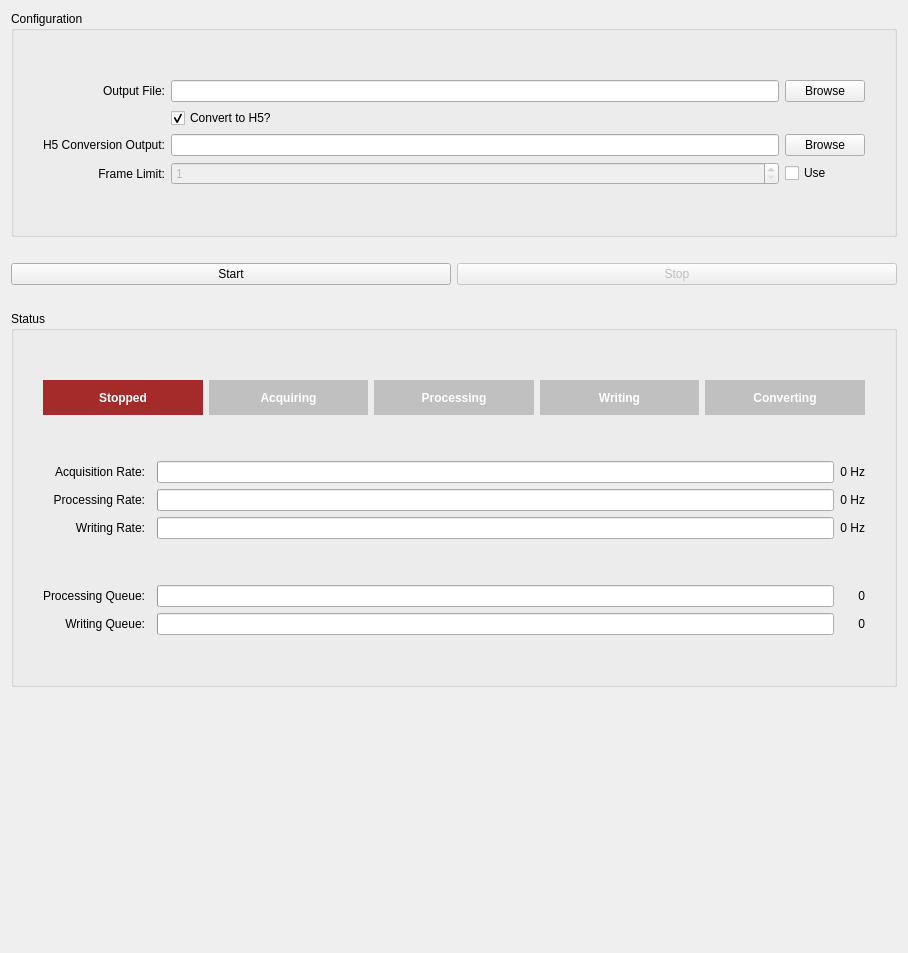
<?xml version="1.0" encoding="UTF-8"?>
<ui version="4.0">
 <class>Form</class>
 <widget class="QWidget" name="Form">
  <property name="geometry">
   <rect>
    <x>0</x>
    <y>0</y>
    <width>908</width>
    <height>953</height>
   </rect>
  </property>
  <property name="windowTitle">
   <string>Andor Zyla Data Streaming Utility</string>
  </property>
  <property name="layoutDirection">
   <enum>Qt::LeftToRight</enum>
  </property>
  <layout class="QGridLayout" name="gridLayout_4">
   <item row="10" column="0">
    <layout class="QHBoxLayout" name="horizontalLayout">
     <item>
      <widget class="QPushButton" name="startButton">
       <property name="font">
        <font>
         <weight>50</weight>
         <bold>false</bold>
        </font>
       </property>
       <property name="text">
        <string>Start</string>
       </property>
      </widget>
     </item>
     <item>
      <widget class="QPushButton" name="stopButton">
       <property name="enabled">
        <bool>false</bool>
       </property>
       <property name="text">
        <string>Stop</string>
       </property>
      </widget>
     </item>
    </layout>
   </item>
   <item row="9" column="0">
    <spacer name="verticalSpacer_2">
     <property name="orientation">
      <enum>Qt::Vertical</enum>
     </property>
     <property name="sizeType">
      <enum>QSizePolicy::Fixed</enum>
     </property>
     <property name="sizeHint" stdset="0">
      <size>
       <width>20</width>
       <height>20</height>
      </size>
     </property>
    </spacer>
   </item>
   <item row="6" column="0" rowspan="3">
    <widget class="QGroupBox" name="groupBox">
     <property name="sizePolicy">
      <sizepolicy hsizetype="Expanding" vsizetype="Minimum">
       <horstretch>0</horstretch>
       <verstretch>0</verstretch>
      </sizepolicy>
     </property>
     <property name="title">
      <string>Configuration</string>
     </property>
     <layout class="QGridLayout" name="gridLayout_5">
      <item row="4" column="1">
       <widget class="QLabel" name="label_3">
        <property name="sizePolicy">
         <sizepolicy hsizetype="Preferred" vsizetype="Minimum">
          <horstretch>0</horstretch>
          <verstretch>0</verstretch>
         </sizepolicy>
        </property>
        <property name="text">
         <string>Frame Limit:</string>
        </property>
        <property name="alignment">
         <set>Qt::AlignRight|Qt::AlignTrailing|Qt::AlignVCenter</set>
        </property>
       </widget>
      </item>
      <item row="0" column="0">
       <spacer name="horizontalSpacer_2">
        <property name="orientation">
         <enum>Qt::Horizontal</enum>
        </property>
        <property name="sizeType">
         <enum>QSizePolicy::Fixed</enum>
        </property>
        <property name="sizeHint" stdset="0">
         <size>
          <width>20</width>
          <height>20</height>
         </size>
        </property>
       </spacer>
      </item>
      <item row="4" column="2">
       <widget class="QSpinBox" name="frameLimit">
        <property name="enabled">
         <bool>false</bool>
        </property>
        <property name="minimum">
         <number>1</number>
        </property>
        <property name="maximum">
         <number>999999999</number>
        </property>
       </widget>
      </item>
      <item row="1" column="4">
       <widget class="QPushButton" name="outputFileBrowse">
        <property name="sizePolicy">
         <sizepolicy hsizetype="Minimum" vsizetype="Minimum">
          <horstretch>0</horstretch>
          <verstretch>0</verstretch>
         </sizepolicy>
        </property>
        <property name="text">
         <string>Browse</string>
        </property>
       </widget>
      </item>
      <item row="0" column="1">
       <spacer name="verticalSpacer_10">
        <property name="orientation">
         <enum>Qt::Vertical</enum>
        </property>
        <property name="sizeType">
         <enum>QSizePolicy::Fixed</enum>
        </property>
        <property name="sizeHint" stdset="0">
         <size>
          <width>20</width>
          <height>40</height>
         </size>
        </property>
       </spacer>
      </item>
      <item row="1" column="2">
       <widget class="QLineEdit" name="outputFile">
        <property name="sizePolicy">
         <sizepolicy hsizetype="Expanding" vsizetype="Minimum">
          <horstretch>0</horstretch>
          <verstretch>0</verstretch>
         </sizepolicy>
        </property>
       </widget>
      </item>
      <item row="3" column="4">
       <widget class="QPushButton" name="h5ConversionOutputBrowse">
        <property name="sizePolicy">
         <sizepolicy hsizetype="Minimum" vsizetype="Minimum">
          <horstretch>0</horstretch>
          <verstretch>0</verstretch>
         </sizepolicy>
        </property>
        <property name="text">
         <string>Browse</string>
        </property>
       </widget>
      </item>
      <item row="4" column="4">
       <widget class="QCheckBox" name="useFrameLimit">
        <property name="enabled">
         <bool>true</bool>
        </property>
        <property name="text">
         <string>Use</string>
        </property>
       </widget>
      </item>
      <item row="3" column="2">
       <widget class="QLineEdit" name="h5ConversionOutput">
        <property name="sizePolicy">
         <sizepolicy hsizetype="Expanding" vsizetype="Minimum">
          <horstretch>0</horstretch>
          <verstretch>0</verstretch>
         </sizepolicy>
        </property>
       </widget>
      </item>
      <item row="1" column="1">
       <widget class="QLabel" name="label">
        <property name="sizePolicy">
         <sizepolicy hsizetype="Preferred" vsizetype="Minimum">
          <horstretch>0</horstretch>
          <verstretch>0</verstretch>
         </sizepolicy>
        </property>
        <property name="text">
         <string>Output File:</string>
        </property>
        <property name="alignment">
         <set>Qt::AlignRight|Qt::AlignTrailing|Qt::AlignVCenter</set>
        </property>
       </widget>
      </item>
      <item row="3" column="1">
       <widget class="QLabel" name="label_2">
        <property name="sizePolicy">
         <sizepolicy hsizetype="Preferred" vsizetype="Minimum">
          <horstretch>0</horstretch>
          <verstretch>0</verstretch>
         </sizepolicy>
        </property>
        <property name="text">
         <string>H5 Conversion Output:</string>
        </property>
        <property name="alignment">
         <set>Qt::AlignRight|Qt::AlignTrailing|Qt::AlignVCenter</set>
        </property>
       </widget>
      </item>
      <item row="2" column="2">
       <widget class="QCheckBox" name="useH5Conversion">
        <property name="text">
         <string>Convert to H5?</string>
        </property>
        <property name="checked">
         <bool>true</bool>
        </property>
       </widget>
      </item>
      <item row="5" column="1">
       <spacer name="verticalSpacer_11">
        <property name="orientation">
         <enum>Qt::Vertical</enum>
        </property>
        <property name="sizeType">
         <enum>QSizePolicy::Fixed</enum>
        </property>
        <property name="sizeHint" stdset="0">
         <size>
          <width>20</width>
          <height>40</height>
         </size>
        </property>
       </spacer>
      </item>
      <item row="0" column="5">
       <spacer name="horizontalSpacer_3">
        <property name="orientation">
         <enum>Qt::Horizontal</enum>
        </property>
        <property name="sizeType">
         <enum>QSizePolicy::Fixed</enum>
        </property>
        <property name="sizeHint" stdset="0">
         <size>
          <width>20</width>
          <height>20</height>
         </size>
        </property>
       </spacer>
      </item>
     </layout>
    </widget>
   </item>
   <item row="27" column="0">
    <spacer name="verticalSpacer_7">
     <property name="orientation">
      <enum>Qt::Vertical</enum>
     </property>
     <property name="sizeType">
      <enum>QSizePolicy::Fixed</enum>
     </property>
     <property name="sizeHint" stdset="0">
      <size>
       <width>20</width>
       <height>20</height>
      </size>
     </property>
    </spacer>
   </item>
   <item row="26" column="0">
    <spacer name="verticalSpacer">
     <property name="orientation">
      <enum>Qt::Vertical</enum>
     </property>
     <property name="sizeHint" stdset="0">
      <size>
       <width>20</width>
       <height>40</height>
      </size>
     </property>
    </spacer>
   </item>
   <item row="11" column="0">
    <spacer name="verticalSpacer_5">
     <property name="orientation">
      <enum>Qt::Vertical</enum>
     </property>
     <property name="sizeType">
      <enum>QSizePolicy::Fixed</enum>
     </property>
     <property name="sizeHint" stdset="0">
      <size>
       <width>20</width>
       <height>20</height>
      </size>
     </property>
    </spacer>
   </item>
   <item row="17" column="0">
    <widget class="QGroupBox" name="groupBox_2">
     <property name="sizePolicy">
      <sizepolicy hsizetype="Expanding" vsizetype="Minimum">
       <horstretch>0</horstretch>
       <verstretch>0</verstretch>
      </sizepolicy>
     </property>
     <property name="title">
      <string>Status</string>
     </property>
     <layout class="QGridLayout" name="gridLayout_6">
      <item row="2" column="5">
       <spacer name="horizontalSpacer_4">
        <property name="orientation">
         <enum>Qt::Horizontal</enum>
        </property>
        <property name="sizeType">
         <enum>QSizePolicy::Fixed</enum>
        </property>
        <property name="sizeHint" stdset="0">
         <size>
          <width>20</width>
          <height>20</height>
         </size>
        </property>
       </spacer>
      </item>
      <item row="2" column="0">
       <spacer name="horizontalSpacer_5">
        <property name="orientation">
         <enum>Qt::Horizontal</enum>
        </property>
        <property name="sizeType">
         <enum>QSizePolicy::Fixed</enum>
        </property>
        <property name="sizeHint" stdset="0">
         <size>
          <width>20</width>
          <height>20</height>
         </size>
        </property>
       </spacer>
      </item>
      <item row="14" column="1">
       <widget class="QLabel" name="label_13">
        <property name="sizePolicy">
         <sizepolicy hsizetype="Preferred" vsizetype="Minimum">
          <horstretch>0</horstretch>
          <verstretch>0</verstretch>
         </sizepolicy>
        </property>
        <property name="text">
         <string>Writing Queue:</string>
        </property>
        <property name="alignment">
         <set>Qt::AlignRight|Qt::AlignTrailing|Qt::AlignVCenter</set>
        </property>
       </widget>
      </item>
      <item row="5" column="4">
       <widget class="QLabel" name="acquisitionRateLabel">
        <property name="text">
         <string>0 Hz</string>
        </property>
        <property name="alignment">
         <set>Qt::AlignRight|Qt::AlignTrailing|Qt::AlignVCenter</set>
        </property>
       </widget>
      </item>
      <item row="7" column="4">
       <widget class="QLabel" name="processingRateLabel">
        <property name="text">
         <string>0 Hz</string>
        </property>
        <property name="alignment">
         <set>Qt::AlignRight|Qt::AlignTrailing|Qt::AlignVCenter</set>
        </property>
       </widget>
      </item>
      <item row="7" column="3">
       <widget class="QProgressBar" name="processingRate">
        <property name="value">
         <number>0</number>
        </property>
        <property name="textVisible">
         <bool>false</bool>
        </property>
       </widget>
      </item>
      <item row="5" column="1">
       <widget class="QLabel" name="label_9">
        <property name="sizePolicy">
         <sizepolicy hsizetype="Preferred" vsizetype="Minimum">
          <horstretch>0</horstretch>
          <verstretch>0</verstretch>
         </sizepolicy>
        </property>
        <property name="text">
         <string>Acquisition Rate:</string>
        </property>
        <property name="alignment">
         <set>Qt::AlignRight|Qt::AlignTrailing|Qt::AlignVCenter</set>
        </property>
       </widget>
      </item>
      <item row="7" column="1">
       <widget class="QLabel" name="label_10">
        <property name="sizePolicy">
         <sizepolicy hsizetype="Preferred" vsizetype="Minimum">
          <horstretch>0</horstretch>
          <verstretch>0</verstretch>
         </sizepolicy>
        </property>
        <property name="text">
         <string>Processing Rate:</string>
        </property>
        <property name="alignment">
         <set>Qt::AlignRight|Qt::AlignTrailing|Qt::AlignVCenter</set>
        </property>
       </widget>
      </item>
      <item row="13" column="4">
       <widget class="QLabel" name="processingQueueLabel">
        <property name="text">
         <string>0</string>
        </property>
        <property name="alignment">
         <set>Qt::AlignRight|Qt::AlignTrailing|Qt::AlignVCenter</set>
        </property>
       </widget>
      </item>
      <item row="3" column="1" colspan="4">
       <layout class="QHBoxLayout" name="horizontalLayout_2">
        <item>
         <widget class="QLabel" name="stoppedLabel">
          <property name="sizePolicy">
           <sizepolicy hsizetype="Expanding" vsizetype="Preferred">
            <horstretch>0</horstretch>
            <verstretch>0</verstretch>
           </sizepolicy>
          </property>
          <property name="minimumSize">
           <size>
            <width>0</width>
            <height>35</height>
           </size>
          </property>
          <property name="font">
           <font>
            <weight>75</weight>
            <italic>false</italic>
            <bold>true</bold>
            <kerning>true</kerning>
           </font>
          </property>
          <property name="autoFillBackground">
           <bool>false</bool>
          </property>
          <property name="styleSheet">
           <string notr="true">background: brown; color: white;</string>
          </property>
          <property name="frameShadow">
           <enum>QFrame::Raised</enum>
          </property>
          <property name="text">
           <string>Stopped</string>
          </property>
          <property name="alignment">
           <set>Qt::AlignCenter</set>
          </property>
         </widget>
        </item>
        <item>
         <widget class="QLabel" name="acquiringLabel">
          <property name="sizePolicy">
           <sizepolicy hsizetype="Expanding" vsizetype="Preferred">
            <horstretch>0</horstretch>
            <verstretch>0</verstretch>
           </sizepolicy>
          </property>
          <property name="minimumSize">
           <size>
            <width>0</width>
            <height>35</height>
           </size>
          </property>
          <property name="font">
           <font>
            <weight>75</weight>
            <italic>false</italic>
            <bold>true</bold>
            <kerning>true</kerning>
           </font>
          </property>
          <property name="autoFillBackground">
           <bool>false</bool>
          </property>
          <property name="styleSheet">
           <string notr="true">background: silver; color: white;</string>
          </property>
          <property name="frameShadow">
           <enum>QFrame::Raised</enum>
          </property>
          <property name="text">
           <string>Acquiring</string>
          </property>
          <property name="alignment">
           <set>Qt::AlignCenter</set>
          </property>
         </widget>
        </item>
        <item>
         <widget class="QLabel" name="processingLabel">
          <property name="sizePolicy">
           <sizepolicy hsizetype="Expanding" vsizetype="Preferred">
            <horstretch>0</horstretch>
            <verstretch>0</verstretch>
           </sizepolicy>
          </property>
          <property name="minimumSize">
           <size>
            <width>0</width>
            <height>35</height>
           </size>
          </property>
          <property name="font">
           <font>
            <weight>75</weight>
            <italic>false</italic>
            <bold>true</bold>
            <kerning>true</kerning>
           </font>
          </property>
          <property name="autoFillBackground">
           <bool>false</bool>
          </property>
          <property name="styleSheet">
           <string notr="true">background: silver; color: white;</string>
          </property>
          <property name="frameShadow">
           <enum>QFrame::Raised</enum>
          </property>
          <property name="text">
           <string>Processing</string>
          </property>
          <property name="alignment">
           <set>Qt::AlignCenter</set>
          </property>
         </widget>
        </item>
        <item>
         <widget class="QLabel" name="writingLabel">
          <property name="sizePolicy">
           <sizepolicy hsizetype="Expanding" vsizetype="Preferred">
            <horstretch>0</horstretch>
            <verstretch>0</verstretch>
           </sizepolicy>
          </property>
          <property name="minimumSize">
           <size>
            <width>0</width>
            <height>35</height>
           </size>
          </property>
          <property name="font">
           <font>
            <weight>75</weight>
            <italic>false</italic>
            <bold>true</bold>
            <kerning>true</kerning>
           </font>
          </property>
          <property name="autoFillBackground">
           <bool>false</bool>
          </property>
          <property name="styleSheet">
           <string notr="true">background: silver; color: white;</string>
          </property>
          <property name="frameShadow">
           <enum>QFrame::Raised</enum>
          </property>
          <property name="text">
           <string>Writing</string>
          </property>
          <property name="alignment">
           <set>Qt::AlignCenter</set>
          </property>
         </widget>
        </item>
        <item>
         <widget class="QLabel" name="convertingLabel">
          <property name="sizePolicy">
           <sizepolicy hsizetype="Expanding" vsizetype="Preferred">
            <horstretch>0</horstretch>
            <verstretch>0</verstretch>
           </sizepolicy>
          </property>
          <property name="minimumSize">
           <size>
            <width>0</width>
            <height>35</height>
           </size>
          </property>
          <property name="font">
           <font>
            <weight>75</weight>
            <italic>false</italic>
            <bold>true</bold>
            <kerning>true</kerning>
           </font>
          </property>
          <property name="autoFillBackground">
           <bool>false</bool>
          </property>
          <property name="styleSheet">
           <string notr="true">background: silver; color: white;</string>
          </property>
          <property name="frameShadow">
           <enum>QFrame::Raised</enum>
          </property>
          <property name="text">
           <string>Converting</string>
          </property>
          <property name="alignment">
           <set>Qt::AlignCenter</set>
          </property>
         </widget>
        </item>
       </layout>
      </item>
      <item row="11" column="4">
       <widget class="QLabel" name="writingRateLabel">
        <property name="text">
         <string>0 Hz</string>
        </property>
        <property name="alignment">
         <set>Qt::AlignRight|Qt::AlignTrailing|Qt::AlignVCenter</set>
        </property>
       </widget>
      </item>
      <item row="4" column="1">
       <spacer name="verticalSpacer_4">
        <property name="orientation">
         <enum>Qt::Vertical</enum>
        </property>
        <property name="sizeType">
         <enum>QSizePolicy::Fixed</enum>
        </property>
        <property name="sizeHint" stdset="0">
         <size>
          <width>20</width>
          <height>40</height>
         </size>
        </property>
       </spacer>
      </item>
      <item row="12" column="1">
       <spacer name="verticalSpacer_3">
        <property name="orientation">
         <enum>Qt::Vertical</enum>
        </property>
        <property name="sizeType">
         <enum>QSizePolicy::Fixed</enum>
        </property>
        <property name="sizeHint" stdset="0">
         <size>
          <width>20</width>
          <height>40</height>
         </size>
        </property>
       </spacer>
      </item>
      <item row="2" column="1">
       <spacer name="verticalSpacer_8">
        <property name="orientation">
         <enum>Qt::Vertical</enum>
        </property>
        <property name="sizeType">
         <enum>QSizePolicy::Fixed</enum>
        </property>
        <property name="sizeHint" stdset="0">
         <size>
          <width>20</width>
          <height>40</height>
         </size>
        </property>
       </spacer>
      </item>
      <item row="13" column="1">
       <widget class="QLabel" name="label_12">
        <property name="sizePolicy">
         <sizepolicy hsizetype="Preferred" vsizetype="Minimum">
          <horstretch>0</horstretch>
          <verstretch>0</verstretch>
         </sizepolicy>
        </property>
        <property name="text">
         <string>Processing Queue:</string>
        </property>
        <property name="alignment">
         <set>Qt::AlignRight|Qt::AlignTrailing|Qt::AlignVCenter</set>
        </property>
       </widget>
      </item>
      <item row="11" column="1">
       <widget class="QLabel" name="label_11">
        <property name="sizePolicy">
         <sizepolicy hsizetype="Preferred" vsizetype="Minimum">
          <horstretch>0</horstretch>
          <verstretch>0</verstretch>
         </sizepolicy>
        </property>
        <property name="text">
         <string>Writing Rate:</string>
        </property>
        <property name="alignment">
         <set>Qt::AlignRight|Qt::AlignTrailing|Qt::AlignVCenter</set>
        </property>
       </widget>
      </item>
      <item row="13" column="3">
       <widget class="QProgressBar" name="processingQueue">
        <property name="value">
         <number>0</number>
        </property>
        <property name="textVisible">
         <bool>false</bool>
        </property>
       </widget>
      </item>
      <item row="14" column="4">
       <widget class="QLabel" name="writingQueueLabel">
        <property name="text">
         <string>0</string>
        </property>
        <property name="alignment">
         <set>Qt::AlignRight|Qt::AlignTrailing|Qt::AlignVCenter</set>
        </property>
       </widget>
      </item>
      <item row="11" column="3">
       <widget class="QProgressBar" name="writingRate">
        <property name="value">
         <number>0</number>
        </property>
        <property name="textVisible">
         <bool>false</bool>
        </property>
       </widget>
      </item>
      <item row="15" column="1">
       <spacer name="verticalSpacer_9">
        <property name="orientation">
         <enum>Qt::Vertical</enum>
        </property>
        <property name="sizeType">
         <enum>QSizePolicy::Fixed</enum>
        </property>
        <property name="sizeHint" stdset="0">
         <size>
          <width>20</width>
          <height>40</height>
         </size>
        </property>
       </spacer>
      </item>
      <item row="5" column="3">
       <widget class="QProgressBar" name="acquisitionRate">
        <property name="value">
         <number>0</number>
        </property>
        <property name="textVisible">
         <bool>false</bool>
        </property>
       </widget>
      </item>
      <item row="14" column="3">
       <widget class="QProgressBar" name="writingQueue">
        <property name="value">
         <number>0</number>
        </property>
        <property name="textVisible">
         <bool>false</bool>
        </property>
       </widget>
      </item>
     </layout>
    </widget>
   </item>
  </layout>
 </widget>
 <resources/>
 <connections/>
 <designerdata>
  <property name="gridDeltaX">
   <number>10</number>
  </property>
  <property name="gridDeltaY">
   <number>10</number>
  </property>
  <property name="gridSnapX">
   <bool>true</bool>
  </property>
  <property name="gridSnapY">
   <bool>true</bool>
  </property>
  <property name="gridVisible">
   <bool>true</bool>
  </property>
 </designerdata>
</ui>
